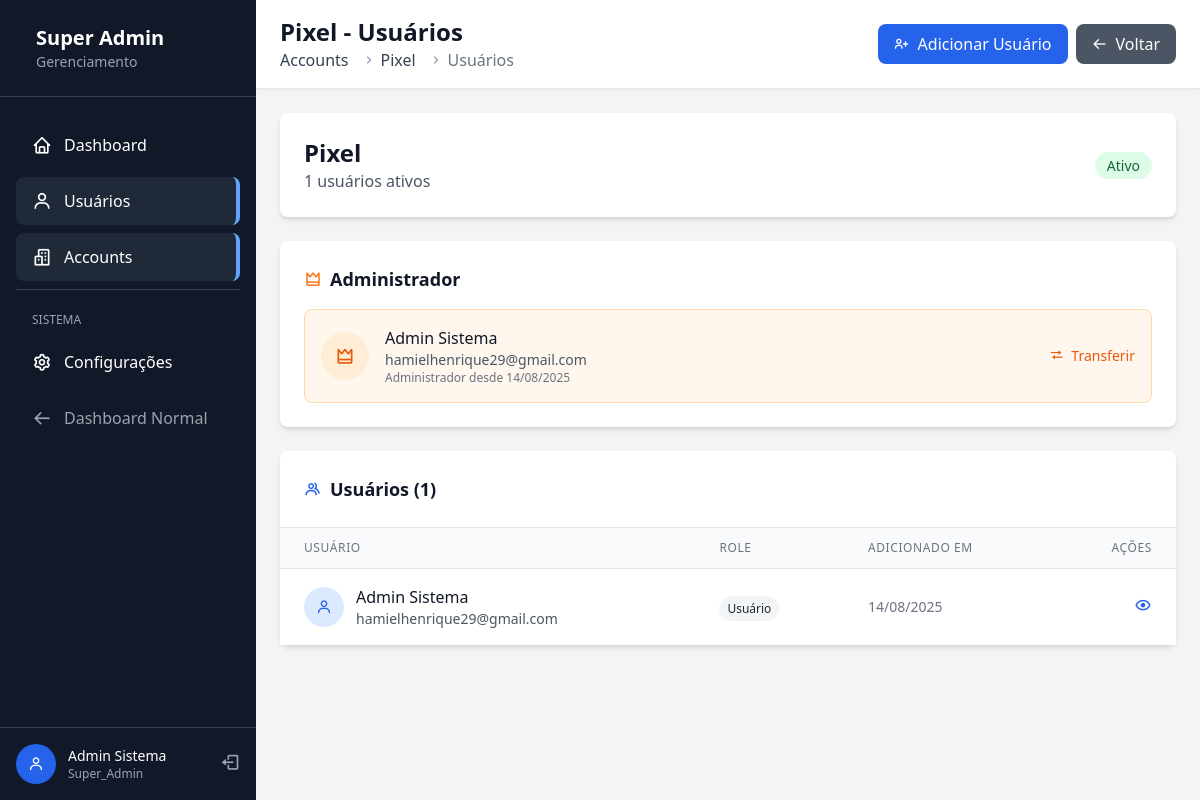
The app's page /super-admin/accounts/1/users (signed in) with its own data.
### app/models/user.py (models this page shows, shortened)
class User(UserMixin, db.Model):
    __tablename__ = 'users'
    id = db.Column(db.Integer, primary_key=True)
    email = db.Column(db.String(120), unique=True, nullable=False, index=True)
    password_hash = db.Column(db.String(128), nullable=False)
    first_name = db.Column(db.String(50), nullable=False)
    last_name = db.Column(db.String(50), nullable=False)
    theme_preference = db.Column(db.String(10), default='light')
    role = db.Column(db.Enum(UserRole), nullable=False, default=UserRole.USER)
    created_at = db.Column(db.DateTime, default=datetime.utcnow, nullable=False)
    updated_at = db.Column(db.DateTime, default=datetime.utcnow, onupdate=datetime.utcnow)
    last_login = db.Column(db.DateTime)
    accounts = db.relationship('Account',
                              secondary=user_accounts,
                              backref=db.backref('users', lazy='dynamic'),
                              lazy='dynamic')
    def get_full_name(self):
        return f"{self.first_name} {self.last_name}"
    def is_super_admin(self):
        return self.role == UserRole.SUPER_ADMIN
    def get_accessible_accounts(self):
        if self.is_super_admin():
            from .account import Account, AccountStatus
            return Account.query.filter(Account.status == AccountStatus.ACTIVE).all()
        else:
            return self.accounts.filter_by(is_active=True).all()

### app/models/account.py (models this page shows, shortened)
class Account(db.Model):
    __tablename__ = 'accounts'
    id = db.Column(db.Integer, primary_key=True)
    name = db.Column(db.String(100), nullable=False)
    subdomain = db.Column(db.String(50), unique=True, nullable=True, index=True)
    status = db.Column(db.Enum(AccountStatus), nullable=False, default=AccountStatus.ACTIVE)
    is_active = db.Column(db.Boolean, default=True, nullable=False)
    owner_id = db.Column(db.Integer, db.ForeignKey('users.id'), nullable=False)
    created_by = db.Column(db.Integer, db.ForeignKey('users.id'), nullable=False)
    created_at = db.Column(db.DateTime, default=datetime.utcnow, nullable=False)
    updated_at = db.Column(db.DateTime, default=datetime.utcnow, onupdate=datetime.utcnow)
    owner = db.relationship('User', foreign_keys=[owner_id], backref='owned_accounts')
    creator = db.relationship('User', foreign_keys=[created_by], backref='created_accounts')
    def get_user_count(self):
        return self.users.count()

### app/frontend/routes/super_admin/accounts.py (the view)
@accounts_bp.route('/<int:account_id>/users')
@super_admin_required
def manage_users(account_id):
    account = Account.query.get_or_404(account_id)
    users = account.users.all()
    available_users = User.query.filter(
        ~User.accounts.any(Account.id == account_id)
    ).all()
    return render_template('super_admin/accounts/manage_users.html',
                         account=account,
                         users=users,
                         available_users=available_users)

### app/frontend/routes/super_admin/__init__.py (called while the page is built)
def super_admin_required(f):
    @wraps(f)
    @login_required
    def decorated_function(*args, **kwargs):
        if not current_user.is_authenticated:
            flash('Você precisa estar logado!', 'error')
            return redirect(url_for('auth.login'))
        if not current_user.is_super_admin():
            flash('Acesso negado! Área restrita para Super Admin.', 'error')
            return redirect(url_for('main.dashboard'))
        return f(*args, **kwargs)
    return decorated_function

### app/frontend/templates/super_admin/accounts/manage_users.html (shortened to what this page needs)
{% extends "super_admin/base.html" %}
{% block page_title %}{{ account.name }} - Usuários{% endblock %}
{% block breadcrumb %}
<nav class="flex" aria-label="Breadcrumb">
    <ol class="inline-flex items-center space-x-1 md:space-x-3">
        <li class="inline-flex items-center">
            <a href="{{ url_for('super_admin.accounts.index') }}" class="text-gray-700 hover:text-blue-600">
                Accounts
            </a>
        </li>
        <li>
            <div class="flex items-center">
                <i class='bx bx-chevron-right text-gray-400'></i>
                <a href="{{ url_for('super_admin.accounts.view', account_id=account.id) }}" class="ml-1 text-gray-700 hover:text-blue-600">
                    {{ account.name }}
                </a>
            </div>
        </li>
        <li>
            <div class="flex items-center">
                <i class='bx bx-chevron-right text-gray-400'></i>
                <span class="ml-1 text-gray-500">Usuários</span>
            </div>
        </li>
    </ol>
</nav>
{% endblock %}
{% block header_actions %}
<div class="flex space-x-2">
    <button onclick="openModal('addUserModal')"
            class="bg-blue-600 hover:bg-blue-700 text-white px-4 py-2 rounded-lg flex items-center transition-colors">
        <i class='bx bx-user-plus mr-2'></i>
        Adicionar Usuário
    </button>
    <a href="{{ url_for('super_admin.accounts.view', account_id=account.id) }}"
       class="bg-gray-600 hover:bg-gray-700 text-white px-4 py-2 rounded-lg flex items-center transition-colors">
        <i class='bx bx-arrow-back mr-2'></i>
        Voltar
    </a>
</div>
{% endblock %}
{% block content %}
<div class="space-y-6">
    <div class="bg-white rounded-lg shadow-md p-6">
        <div class="flex items-center justify-between">
            <div>
                <h2 class="text-2xl font-bold text-gray-900">{{ account.name }}</h2>
                <p class="text-gray-600">{{ account.get_user_count() }} usuários ativos</p>
            </div>
            <div class="text-right">
                {% if account.status.value == 'active' %}
                    <span class="px-3 py-1 bg-green-100 text-green-800 text-sm rounded-full">Ativo</span>
                {% elif account.status.value == 'suspended' %}
                    <span class="px-3 py-1 bg-yellow-100 text-yellow-800 text-sm rounded-full">Suspenso</span>
                {% else %}
                    <span class="px-3 py-1 bg-red-100 text-red-800 text-sm rounded-full">Inativo</span>
                {% endif %}
            </div>
        </div>
    </div>
    <div class="bg-white rounded-lg shadow-md p-6">
        <h3 class="text-lg font-semibold text-gray-900 mb-4 flex items-center">
            <i class='bx bx-crown text-orange-500 mr-2'></i>
            Administrador
        </h3>
        {% if account.owner %}
            <div class="flex items-center justify-between p-4 bg-orange-50 rounded-lg border border-orange-200">
                <div class="flex items-center">
                    <div class="h-12 w-12 bg-orange-100 rounded-full flex items-center justify-center mr-4">
                        <i class='bx bx-crown text-orange-600 text-xl'></i>
                    </div>
                    <div>
                        <p class="font-medium text-gray-900">{{ account.owner.get_full_name() }}</p>
                        <p class="text-sm text-gray-600">{{ account.owner.email }}</p>
                        <p class="text-xs text-gray-500">Administrador desde {{ account.created_at.strftime('%d/%m/%Y') }}</p>
                    </div>
                </div>
                <button onclick="openTransferModal()"
                        class="text-orange-600 hover:text-orange-700 text-sm">
                    <i class='bx bx-transfer mr-1'></i>
                    Transferir
                </button>
            </div>
        {% endif %}
    </div>
    <div class="bg-white rounded-lg shadow-md">
        <div class="p-6 border-b border-gray-200">
            <h3 class="text-lg font-semibold text-gray-900 flex items-center">
                <i class='bx bx-group text-blue-600 mr-2'></i>
                Usuários ({{ users|length }})
            </h3>
        </div>
        {% if users %}
            <div class="overflow-x-auto">
                <table class="min-w-full divide-y divide-gray-200">
                    <thead class="bg-gray-50">
                        <tr>
                            <th class="px-6 py-3 text-left text-xs font-medium text-gray-500 uppercase tracking-wider">
                                Usuário
                            </th>
                            <th class="px-6 py-3 text-left text-xs font-medium text-gray-500 uppercase tracking-wider">
                                Role
                            </th>
                            <th class="px-6 py-3 text-left text-xs font-medium text-gray-500 uppercase tracking-wider">
                                Adicionado em
                            </th>
                            <th class="px-6 py-3 text-right text-xs font-medium text-gray-500 uppercase tracking-wider">
                                Ações
                            </th>
                        </tr>
                    </thead>
                    <tbody class="bg-white divide-y divide-gray-200">
                        {% for user in users %}
                        <tr class="hover:bg-gray-50">
                            <td class="px-6 py-4 whitespace-nowrap">
                                <div class="flex items-center">
                                    <div class="h-10 w-10 bg-blue-100 rounded-full flex items-center justify-center mr-3">
                                        <i class='bx bx-user text-blue-600'></i>
                                    </div>
                                    <div>
                                        <p class="font-medium text-gray-900">{{ user.get_full_name() }}</p>
                                        <p class="text-sm text-gray-600">{{ user.email }}</p>
                                    </div>
                                </div>
                            </td>
                            <td class="px-6 py-4 whitespace-nowrap">
                                {% if user.role.value == 'administrador' %}
                                    <span class="px-2 py-1 bg-orange-100 text-orange-800 text-xs rounded-full">
                                        <i class='bx bx-crown mr-1'></i>Administrador
                                    </span>
                                {% else %}
                                    <span class="px-2 py-1 bg-gray-100 text-gray-800 text-xs rounded-full">
                                        Usuário
                                    </span>
                                {% endif %}
                            </td>
                            <td class="px-6 py-4 whitespace-nowrap text-sm text-gray-500">
                                {{ user.created_at.strftime('%d/%m/%Y') if user.created_at else '—' }}
                            </td>
                            <td class="px-6 py-4 whitespace-nowrap text-right text-sm font-medium">
                                <div class="flex items-center justify-end space-x-2">
                                    <a href="{{ url_for('super_admin.users.view', user_id=user.id) }}"
                                       class="text-blue-600 hover:text-blue-900" title="Ver usuário">
                                        <i class='bx bx-show text-lg'></i>
                                    </a>
                                </div>
                            </td>
                        </tr>
                        {% endfor %}
                    </tbody>
                </table>
            </div>
        {% endif %}
    </div>
</div>
{% endblock %}

### app/frontend/templates/super_admin/base.html (shortened to what this page needs)
<!DOCTYPE html>
<html lang="pt-BR">
<head>
    <link href="{{ url_for('static', filename='css/style.css') }}" rel="stylesheet">
    <link href='https://unpkg.com/boxicons@2.1.4/css/boxicons.min.css' rel='stylesheet'>
</head>
<body class="bg-gray-100">
    <div class="flex h-screen">
        <div class="w-64 bg-gray-900 text-white flex flex-col">
            <div class="p-6 border-b border-gray-700">
                <div class="flex items-center">
                    <div>
                        <h1 class="text-xl font-bold">Super Admin</h1>
                        <p class="text-sm text-gray-400">Gerenciamento</p>
                    </div>
                </div>
            </div>
            <nav class="flex-1 py-6">
                <ul class="space-y-2 px-4">
                    <li>
                        <a href="{{ url_for('super_admin.dashboard') }}"
                           class="flex items-center py-3 px-4 rounded-lg hover:bg-gray-800 transition-colors
                           {% if request.endpoint == 'super_admin.dashboard' %}bg-gray-800 border-r-4 border-blue-400{% endif %}">
                            <i class='bx bx-home text-xl mr-3'></i>
                            <span>Dashboard</span>
                        </a>
                    </li>
                    <li>
                        <a href="{{ url_for('super_admin.users.index') }}"
                           class="flex items-center py-3 px-4 rounded-lg hover:bg-gray-800 transition-colors
                           {% if 'users' in request.endpoint %}bg-gray-800 border-r-4 border-blue-400{% endif %}">
                            <i class='bx bx-user text-xl mr-3'></i>
                            <span>Usuários</span>
                        </a>
                    </li>
                    <li>
                        <a href="{{ url_for('super_admin.accounts.index') }}"
                           class="flex items-center py-3 px-4 rounded-lg hover:bg-gray-800 transition-colors
                           {% if 'accounts' in request.endpoint %}bg-gray-800 border-r-4 border-blue-400{% endif %}">
                            <i class='bx bx-buildings text-xl mr-3'></i>
                            <span>Accounts</span>
                        </a>
                    </li>
                    <li class="border-t border-gray-700 pt-4 mt-4">
                        <span class="text-xs text-gray-400 px-4">SISTEMA</span>
                    </li>
                    <li>
                        <a href="#" class="flex items-center py-3 px-4 rounded-lg hover:bg-gray-800 transition-colors">
                            <i class='bx bx-cog text-xl mr-3'></i>
                            <span>Configurações</span>
                        </a>
                    </li>
                    <li>
                        <a href="{{ url_for('main.dashboard') }}"
                           class="flex items-center py-3 px-4 rounded-lg hover:bg-gray-800 transition-colors text-gray-400">
                            <i class='bx bx-arrow-back text-xl mr-3'></i>
                            <span>Dashboard Normal</span>
                        </a>
                    </li>
                </ul>
            </nav>
            <div class="p-4 border-t border-gray-700">
                <div class="flex items-center">
                    <div class="h-10 w-10 bg-blue-600 rounded-full flex items-center justify-center mr-3">
                        <i class='bx bx-user text-white'></i>
                    </div>
                    <div class="flex-1">
                        <p class="text-sm font-medium">{{ current_user.get_full_name() }}</p>
                        <p class="text-xs text-gray-400">{{ current_user.role.value.title() }}</p>
                    </div>
                    <a href="{{ url_for('auth.logout') }}" class="text-gray-400 hover:text-white">
                        <i class='bx bx-log-out text-xl'></i>
                    </a>
                </div>
            </div>
        </div>
        <div class="flex-1 flex flex-col overflow-hidden">
            <header class="bg-white shadow-sm border-b">
                <div class="flex items-center justify-between px-6 py-4">
                    <div>
                        <h2 class="text-2xl font-bold text-gray-900">
                            {% block page_title %}Super Admin{% endblock %}
                        </h2>
                        {% block breadcrumb %}{% endblock %}
                    </div>
                    <div class="flex items-center space-x-4">
                        {% block header_actions %}{% endblock %}
                    </div>
                </div>
            </header>
            <main class="flex-1 overflow-auto p-6">
                {% block content %}{% endblock %}
            </main>
        </div>
    </div>
</body>
</html>

### records on screen
User: get_full_name "Admin Sistema", role.value "Super_Admin", owner.get_full_name "Admin Sistema", owner.email "hamielhenrique29@gmail.com", email "hamielhenrique29@gmail.com", shows "Usuário", created_at "14/08/2025"
Account: name "Pixel", created_at "14/08/2025"

### other values on screen
{{ account.get_user_count() }} "1"
{{ users|length }} "1"
